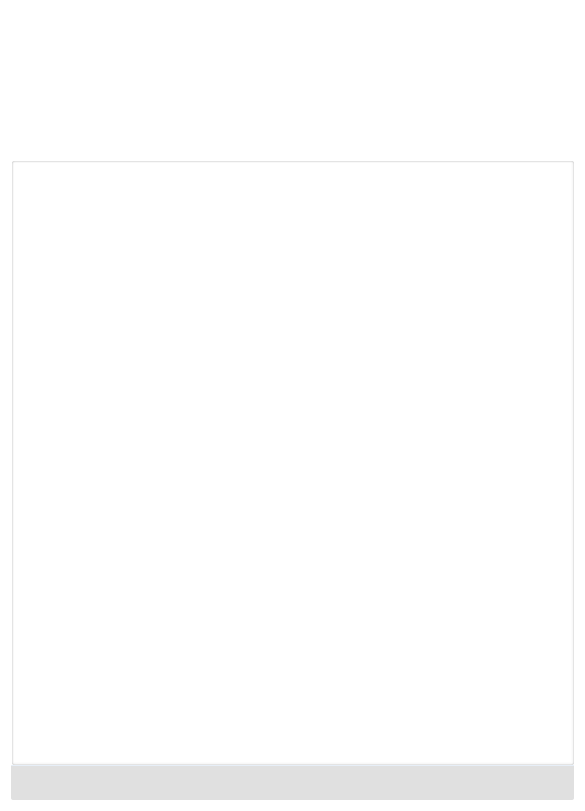
<?xml version="1.0" encoding="UTF-8"?>
<ui version="4.0">
 <class>StrackDesktop</class>
 <widget class="QDialog" name="StrackDesktop">
  <property name="geometry">
   <rect>
    <x>0</x>
    <y>0</y>
    <width>585</width>
    <height>811</height>
   </rect>
  </property>
  <property name="minimumSize">
   <size>
    <width>320</width>
    <height>500</height>
   </size>
  </property>
  <property name="maximumSize">
   <size>
    <width>600</width>
    <height>16777215</height>
   </size>
  </property>
  <property name="cursor">
   <cursorShape>ArrowCursor</cursorShape>
  </property>
  <property name="windowTitle">
   <string>Quick Start</string>
  </property>
  <property name="windowIcon">
   <iconset resource="../../../../../CNCGToolKit/apps/images/icons.qrc">
    <normaloff>:/icons/strack.png</normaloff>:/icons/strack.png</iconset>
  </property>
  <property name="styleSheet">
   <string notr="true">QDialog{
background-color: rgb(255, 255, 255);
}</string>
  </property>
  <layout class="QVBoxLayout" name="win_layout">
   <property name="spacing">
    <number>0</number>
   </property>
   <item>
    <widget class="QFrame" name="main_frame">
     <property name="styleSheet">
      <string notr="true"/>
     </property>
     <property name="frameShape">
      <enum>QFrame::NoFrame</enum>
     </property>
     <layout class="QVBoxLayout" name="main_layout" stretch="1,20,1">
      <property name="spacing">
       <number>0</number>
      </property>
      <property name="margin">
       <number>0</number>
      </property>
      <item>
       <widget class="QGroupBox" name="top_grp">
        <property name="minimumSize">
         <size>
          <width>0</width>
          <height>146</height>
         </size>
        </property>
        <property name="maximumSize">
         <size>
          <width>16777215</width>
          <height>146</height>
         </size>
        </property>
        <property name="styleSheet">
         <string notr="true">QGroupBox#top_grp
{
	background-image: url(:/backgroud/top_back.png);
	padding:0;
	margin:0;
	border-style:soild;
	border-width: 0px;
	border-top-left-radius:2px;
	border-top-right-radius:2px;
	border-bottom-right-radius:0px;
	border-bottom-left-radius:0px;

}</string>
        </property>
        <property name="title">
         <string/>
        </property>
        <property name="alignment">
         <set>Qt::AlignLeading|Qt::AlignLeft|Qt::AlignVCenter</set>
        </property>
        <property name="flat">
         <bool>false</bool>
        </property>
        <property name="checkable">
         <bool>false</bool>
        </property>
        <layout class="QVBoxLayout" name="top_group_layout" stretch="0,0">
         <property name="spacing">
          <number>0</number>
         </property>
         <property name="sizeConstraint">
          <enum>QLayout::SetDefaultConstraint</enum>
         </property>
         <property name="margin">
          <number>0</number>
         </property>
         <item>
          <widget class="QGroupBox" name="title_bar_grp">
           <property name="minimumSize">
            <size>
             <width>0</width>
             <height>26</height>
            </size>
           </property>
           <property name="maximumSize">
            <size>
             <width>16777215</width>
             <height>26</height>
            </size>
           </property>
           <property name="styleSheet">
            <string notr="true">QGroupBox{
	border:none;
	padding:3px;
	margin:0;
}</string>
           </property>
           <layout class="QHBoxLayout" name="titile_bar_layout">
            <property name="spacing">
             <number>0</number>
            </property>
            <property name="sizeConstraint">
             <enum>QLayout::SetDefaultConstraint</enum>
            </property>
            <property name="margin">
             <number>0</number>
            </property>
            <item>
             <spacer name="horizontalSpacer_4">
              <property name="orientation">
               <enum>Qt::Horizontal</enum>
              </property>
              <property name="sizeType">
               <enum>QSizePolicy::Fixed</enum>
              </property>
              <property name="sizeHint" stdset="0">
               <size>
                <width>5</width>
                <height>0</height>
               </size>
              </property>
             </spacer>
            </item>
            <item>
             <widget class="QLabel" name="icon_label">
              <property name="maximumSize">
               <size>
                <width>20</width>
                <height>20</height>
               </size>
              </property>
              <property name="text">
               <string/>
              </property>
              <property name="pixmap">
               <pixmap resource="../../../../../CNCGToolKit/apps/images/icons.qrc">:/icons/strack.png</pixmap>
              </property>
              <property name="scaledContents">
               <bool>true</bool>
              </property>
             </widget>
            </item>
            <item>
             <widget class="QLabel" name="title_label">
              <property name="styleSheet">
               <string notr="true">font: 75 10pt &quot;Leelawadee UI&quot;;
color: rgb(255, 255, 255);</string>
              </property>
              <property name="text">
               <string>Quick Start</string>
              </property>
             </widget>
            </item>
            <item>
             <spacer name="horizontalSpacer_2">
              <property name="orientation">
               <enum>Qt::Horizontal</enum>
              </property>
              <property name="sizeHint" stdset="0">
               <size>
                <width>40</width>
                <height>20</height>
               </size>
              </property>
             </spacer>
            </item>
            <item>
             <widget class="QToolButton" name="minimize_btn">
              <property name="minimumSize">
               <size>
                <width>25</width>
                <height>25</height>
               </size>
              </property>
              <property name="maximumSize">
               <size>
                <width>25</width>
                <height>25</height>
               </size>
              </property>
              <property name="styleSheet">
               <string notr="true">QToolButton#minimize_btn
{
	image: url(:/icons/min_white.png);
	height: 20px;
	width: 20px;
	border: none;
}
QToolButton#minimize_btn::hover
{
	image: url(:/icons/min_white.png);
	background-color: rgba(135, 158, 199, 100);;
}</string>
              </property>
              <property name="text">
               <string/>
              </property>
             </widget>
            </item>
            <item>
             <spacer name="horizontalSpacer_3">
              <property name="orientation">
               <enum>Qt::Horizontal</enum>
              </property>
              <property name="sizeType">
               <enum>QSizePolicy::Fixed</enum>
              </property>
              <property name="sizeHint" stdset="0">
               <size>
                <width>10</width>
                <height>0</height>
               </size>
              </property>
             </spacer>
            </item>
            <item>
             <widget class="QToolButton" name="close_btn">
              <property name="minimumSize">
               <size>
                <width>25</width>
                <height>25</height>
               </size>
              </property>
              <property name="maximumSize">
               <size>
                <width>25</width>
                <height>25</height>
               </size>
              </property>
              <property name="styleSheet">
               <string notr="true">QToolButton#close_btn
{
	image: url(:/icons/close_white.png);
	height: 20px;
	width: 20px;
	border: none;
}
QToolButton#close_btn::hover
{
	image: url(:/icons/close_white.png);
	background-color: #D50000;
}</string>
              </property>
              <property name="text">
               <string/>
              </property>
             </widget>
            </item>
           </layout>
          </widget>
         </item>
         <item>
          <widget class="QGroupBox" name="user_info_grp">
           <property name="minimumSize">
            <size>
             <width>0</width>
             <height>120</height>
            </size>
           </property>
           <property name="maximumSize">
            <size>
             <width>16777215</width>
             <height>120</height>
            </size>
           </property>
           <property name="styleSheet">
            <string notr="true">QGroupBox{
	border:none;
	padding:0;
	margin:0;
}</string>
           </property>
           <property name="flat">
            <bool>false</bool>
           </property>
           <layout class="QHBoxLayout" name="user_info_layout" stretch="0,0,0,2,0">
            <property name="spacing">
             <number>0</number>
            </property>
            <property name="margin">
             <number>0</number>
            </property>
            <item>
             <spacer name="horizontalSpacer_8">
              <property name="orientation">
               <enum>Qt::Horizontal</enum>
              </property>
              <property name="sizeType">
               <enum>QSizePolicy::Fixed</enum>
              </property>
              <property name="sizeHint" stdset="0">
               <size>
                <width>20</width>
                <height>20</height>
               </size>
              </property>
             </spacer>
            </item>
            <item>
             <widget class="QLabel" name="thubnail_label">
              <property name="text">
               <string/>
              </property>
              <property name="pixmap">
               <pixmap resource="../../../../../CNCGToolKit/apps/images/other_images.qrc">:/thumbnails/default_avatar.png</pixmap>
              </property>
             </widget>
            </item>
            <item>
             <spacer name="horizontalSpacer_5">
              <property name="orientation">
               <enum>Qt::Horizontal</enum>
              </property>
              <property name="sizeType">
               <enum>QSizePolicy::Fixed</enum>
              </property>
              <property name="sizeHint" stdset="0">
               <size>
                <width>10</width>
                <height>20</height>
               </size>
              </property>
             </spacer>
            </item>
            <item>
             <layout class="QVBoxLayout" name="verticalLayout_2">
              <property name="spacing">
               <number>0</number>
              </property>
              <item>
               <widget class="QLabel" name="label">
                <property name="styleSheet">
                 <string notr="true">font: 75 12pt &quot;Leelawadee UI&quot;;
color: rgb(255, 255, 255);</string>
                </property>
                <property name="text">
                 <string/>
                </property>
               </widget>
              </item>
             </layout>
            </item>
            <item>
             <spacer name="horizontalSpacer">
              <property name="orientation">
               <enum>Qt::Horizontal</enum>
              </property>
              <property name="sizeHint" stdset="0">
               <size>
                <width>40</width>
                <height>20</height>
               </size>
              </property>
             </spacer>
            </item>
           </layout>
          </widget>
         </item>
        </layout>
       </widget>
      </item>
      <item>
       <widget class="QGroupBox" name="work_area_grp">
        <property name="styleSheet">
         <string notr="true">background-color: #ffffff;</string>
        </property>
        <property name="title">
         <string/>
        </property>
        <property name="flat">
         <bool>false</bool>
        </property>
        <layout class="QVBoxLayout" name="workarea_layout">
         <property name="spacing">
          <number>0</number>
         </property>
         <property name="margin">
          <number>0</number>
         </property>
         <item>
          <widget class="TestPage" name="allApps" native="true"/>
         </item>
        </layout>
       </widget>
      </item>
      <item>
       <widget class="QGroupBox" name="buttom_grp">
        <property name="minimumSize">
         <size>
          <width>0</width>
          <height>35</height>
         </size>
        </property>
        <property name="maximumSize">
         <size>
          <width>16777215</width>
          <height>35</height>
         </size>
        </property>
        <property name="styleSheet">
         <string notr="true">background-color: #E0E0E0;
padding:0px;
border-color:#E7EFF8;
border-width:1px 0px 0px 0px;
border-style:solid;
border-top-left-radius:0px;
border-top-right-radius:0px;
border-bottom-right-radius:2px;
border-bottom-left-radius:2px;</string>
        </property>
        <property name="title">
         <string/>
        </property>
        <layout class="QHBoxLayout" name="horizontalLayout_2">
         <property name="spacing">
          <number>0</number>
         </property>
         <property name="margin">
          <number>0</number>
         </property>
         <item>
          <layout class="QHBoxLayout" name="menu_layout" stretch="0,0,0">
           <item>
            <spacer name="horizontalSpacer_7">
             <property name="orientation">
              <enum>Qt::Horizontal</enum>
             </property>
             <property name="sizeType">
              <enum>QSizePolicy::Fixed</enum>
             </property>
             <property name="sizeHint" stdset="0">
              <size>
               <width>10</width>
               <height>0</height>
              </size>
             </property>
            </spacer>
           </item>
           <item>
            <widget class="QToolButton" name="menu_btn">
             <property name="styleSheet">
              <string notr="true">QToolButton#menu_btn
{
	image: url(:/icons/menu_blue.png);
	height: 20px;
	border: none;
}
QToolButton#menu_btn::checked
{
	image: url(:/icons/menu_dark_blue.png);
}
</string>
             </property>
             <property name="text">
              <string/>
             </property>
             <property name="checkable">
              <bool>true</bool>
             </property>
            </widget>
           </item>
           <item>
            <spacer name="horizontalSpacer_6">
             <property name="orientation">
              <enum>Qt::Horizontal</enum>
             </property>
             <property name="sizeHint" stdset="0">
              <size>
               <width>40</width>
               <height>20</height>
              </size>
             </property>
            </spacer>
           </item>
          </layout>
         </item>
         <item>
          <layout class="QHBoxLayout" name="sizegrip_layout">
           <item>
            <spacer name="size_spacer">
             <property name="orientation">
              <enum>Qt::Vertical</enum>
             </property>
             <property name="sizeHint" stdset="0">
              <size>
               <width>10</width>
               <height>58</height>
              </size>
             </property>
            </spacer>
           </item>
          </layout>
         </item>
        </layout>
       </widget>
      </item>
     </layout>
    </widget>
   </item>
  </layout>
 </widget>
 <customwidgets>
  <customwidget>
   <class>TestPage</class>
   <extends>QWidget</extends>
   <header>TestPage</header>
   <container>1</container>
  </customwidget>
 </customwidgets>
 <resources>
  <include location="../../../../../CNCGToolKit/apps/images/icons.qrc"/>
  <include location="../../../../../CNCGToolKit/apps/images/other_images.qrc"/>
 </resources>
 <connections>
  <connection>
   <sender>close_btn</sender>
   <signal>clicked()</signal>
   <receiver>StrackDesktop</receiver>
   <slot>close()</slot>
   <hints>
    <hint type="sourcelabel">
     <x>372</x>
     <y>17</y>
    </hint>
    <hint type="destinationlabel">
     <x>327</x>
     <y>-11</y>
    </hint>
   </hints>
  </connection>
  <connection>
   <sender>minimize_btn</sender>
   <signal>clicked()</signal>
   <receiver>StrackDesktop</receiver>
   <slot>showMinimized()</slot>
   <hints>
    <hint type="sourcelabel">
     <x>359</x>
     <y>21</y>
    </hint>
    <hint type="destinationlabel">
     <x>380</x>
     <y>-1</y>
    </hint>
   </hints>
  </connection>
 </connections>
</ui>
